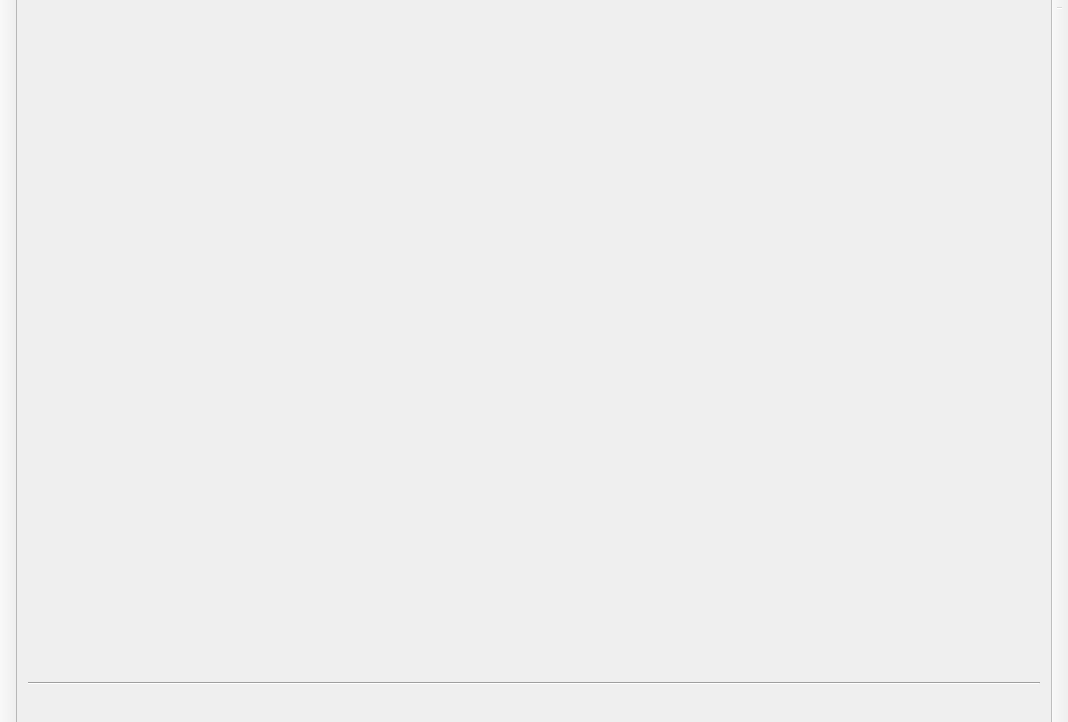
<?xml version="1.0" encoding="UTF-8"?>
<ui version="4.0">
 <class>tlinsUIMainWindow</class>
 <widget class="QMainWindow" name="tlinsUIMainWindow">
  <property name="geometry">
   <rect>
    <x>0</x>
    <y>0</y>
    <width>1068</width>
    <height>722</height>
   </rect>
  </property>
  <property name="sizePolicy">
   <sizepolicy hsizetype="Preferred" vsizetype="Expanding">
    <horstretch>0</horstretch>
    <verstretch>0</verstretch>
   </sizepolicy>
  </property>
  <property name="windowTitle">
   <string>tlinsUIMainWindow</string>
  </property>
  <property name="unifiedTitleAndToolBarOnMac">
   <bool>false</bool>
  </property>
  <widget class="QWidget" name="centralWidget">
   <property name="sizePolicy">
    <sizepolicy hsizetype="Preferred" vsizetype="Ignored">
     <horstretch>0</horstretch>
     <verstretch>0</verstretch>
    </sizepolicy>
   </property>
   <property name="minimumSize">
    <size>
     <width>0</width>
     <height>0</height>
    </size>
   </property>
   <property name="maximumSize">
    <size>
     <width>16777215</width>
     <height>16777215</height>
    </size>
   </property>
   <layout class="QVBoxLayout" name="verticalLayout">
    <item>
     <widget class="QStackedWidget" name="stackedWidget">
      <property name="sizePolicy">
       <sizepolicy hsizetype="Expanding" vsizetype="Ignored">
        <horstretch>0</horstretch>
        <verstretch>0</verstretch>
       </sizepolicy>
      </property>
      <property name="maximumSize">
       <size>
        <width>16777215</width>
        <height>16777215</height>
       </size>
      </property>
      <property name="frameShadow">
       <enum>QFrame::Plain</enum>
      </property>
      <property name="currentIndex">
       <number>0</number>
      </property>
      <widget class="QWidget" name="page_3">
       <property name="sizePolicy">
        <sizepolicy hsizetype="Preferred" vsizetype="Ignored">
         <horstretch>0</horstretch>
         <verstretch>0</verstretch>
        </sizepolicy>
       </property>
       <property name="maximumSize">
        <size>
         <width>16777215</width>
         <height>16777215</height>
        </size>
       </property>
       <layout class="QGridLayout" name="gridLayout"/>
      </widget>
     </widget>
    </item>
    <item>
     <widget class="Line" name="line">
      <property name="orientation">
       <enum>Qt::Horizontal</enum>
      </property>
     </widget>
    </item>
    <item>
     <layout class="QHBoxLayout" name="horizontalLayout_5">
      <item>
       <spacer name="horizontalSpacer_2">
        <property name="orientation">
         <enum>Qt::Horizontal</enum>
        </property>
        <property name="sizeHint" stdset="0">
         <size>
          <width>40</width>
          <height>20</height>
         </size>
        </property>
       </spacer>
      </item>
      <item>
       <widget class="tlinsStatusIcons" name="statusWidget" native="true"/>
      </item>
      <item>
       <spacer name="horizontalSpacer">
        <property name="orientation">
         <enum>Qt::Horizontal</enum>
        </property>
        <property name="sizeHint" stdset="0">
         <size>
          <width>40</width>
          <height>20</height>
         </size>
        </property>
       </spacer>
      </item>
     </layout>
    </item>
   </layout>
  </widget>
  <widget class="QMenuBar" name="menuBar">
   <property name="geometry">
    <rect>
     <x>0</x>
     <y>0</y>
     <width>1068</width>
     <height>25</height>
    </rect>
   </property>
  </widget>
  <widget class="QToolBar" name="toolBar">
   <property name="sizePolicy">
    <sizepolicy hsizetype="Fixed" vsizetype="Preferred">
     <horstretch>0</horstretch>
     <verstretch>0</verstretch>
    </sizepolicy>
   </property>
   <property name="minimumSize">
    <size>
     <width>0</width>
     <height>0</height>
    </size>
   </property>
   <property name="windowTitle">
    <string>toolBar</string>
   </property>
   <property name="styleSheet">
    <string notr="true"/>
   </property>
   <property name="movable">
    <bool>false</bool>
   </property>
   <property name="allowedAreas">
    <set>Qt::NoToolBarArea</set>
   </property>
   <property name="orientation">
    <enum>Qt::Vertical</enum>
   </property>
   <property name="iconSize">
    <size>
     <width>32</width>
     <height>32</height>
    </size>
   </property>
   <property name="toolButtonStyle">
    <enum>Qt::ToolButtonTextUnderIcon</enum>
   </property>
   <property name="floatable">
    <bool>false</bool>
   </property>
   <attribute name="toolBarArea">
    <enum>LeftToolBarArea</enum>
   </attribute>
   <attribute name="toolBarBreak">
    <bool>false</bool>
   </attribute>
  </widget>
  <widget class="QToolBar" name="toolBar_2">
   <property name="sizePolicy">
    <sizepolicy hsizetype="Fixed" vsizetype="Preferred">
     <horstretch>0</horstretch>
     <verstretch>0</verstretch>
    </sizepolicy>
   </property>
   <property name="minimumSize">
    <size>
     <width>0</width>
     <height>0</height>
    </size>
   </property>
   <property name="windowTitle">
    <string>toolBar_2</string>
   </property>
   <property name="movable">
    <bool>false</bool>
   </property>
   <property name="allowedAreas">
    <set>Qt::NoToolBarArea</set>
   </property>
   <property name="orientation">
    <enum>Qt::Vertical</enum>
   </property>
   <property name="iconSize">
    <size>
     <width>32</width>
     <height>32</height>
    </size>
   </property>
   <property name="toolButtonStyle">
    <enum>Qt::ToolButtonTextUnderIcon</enum>
   </property>
   <property name="floatable">
    <bool>false</bool>
   </property>
   <attribute name="toolBarArea">
    <enum>RightToolBarArea</enum>
   </attribute>
   <attribute name="toolBarBreak">
    <bool>false</bool>
   </attribute>
   <addaction name="separator"/>
  </widget>
  <action name="actionHelp">
   <property name="text">
    <string>Help</string>
   </property>
  </action>
  <action name="actionAbout">
   <property name="text">
    <string>About</string>
   </property>
  </action>
  <action name="actionProperties">
   <property name="text">
    <string>Properties</string>
   </property>
  </action>
  <action name="actionManageDatabase">
   <property name="icon">
    <iconset resource="resource.qrc">
     <normaloff>:/icons/database.svg</normaloff>:/icons/database.svg</iconset>
   </property>
   <property name="text">
    <string>Database</string>
   </property>
  </action>
  <action name="actionPilot">
   <property name="icon">
    <iconset resource="resource.qrc">
     <normaloff>:/icons/remote-control.svg</normaloff>:/icons/remote-control.svg</iconset>
   </property>
   <property name="text">
    <string>        Pilot       </string>
   </property>
  </action>
  <action name="actionConfiguration">
   <property name="icon">
    <iconset resource="resource.qrc">
     <normaloff>:/icons/settings.svg</normaloff>:/icons/settings.svg</iconset>
   </property>
   <property name="text">
    <string>Configuration</string>
   </property>
  </action>
  <action name="actionCalibration">
   <property name="icon">
    <iconset resource="resource.qrc">
     <normaloff>:/icons/calibration-mark.svg</normaloff>:/icons/calibration-mark.svg</iconset>
   </property>
   <property name="text">
    <string>Calibration</string>
   </property>
  </action>
  <action name="actionPilot_3">
   <property name="text">
    <string>Pilot</string>
   </property>
  </action>
  <action name="actionConnect_3">
   <property name="text">
    <string>Connect</string>
   </property>
  </action>
  <action name="actionExit_2">
   <property name="icon">
    <iconset resource="resource.qrc">
     <normaloff>:/icons/exit.svg</normaloff>:/icons/exit.svg</iconset>
   </property>
   <property name="text">
    <string>Exit</string>
   </property>
  </action>
  <action name="actionIERS">
   <property name="text">
    <string>IERS</string>
   </property>
  </action>
  <action name="actionObservationPlace">
   <property name="text">
    <string>Observation place</string>
   </property>
  </action>
  <action name="actionEnvironment">
   <property name="text">
    <string>Environment</string>
   </property>
  </action>
  <action name="actionDateTime">
   <property name="text">
    <string>Date time</string>
   </property>
  </action>
  <action name="actionShortcuts">
   <property name="text">
    <string>Pilot shortcuts</string>
   </property>
  </action>
 </widget>
 <layoutdefault spacing="6" margin="11"/>
 <customwidgets>
  <customwidget>
   <class>tlinsStatusIcons</class>
   <extends>QWidget</extends>
   <header>tlinsstatusicons.h</header>
   <container>1</container>
  </customwidget>
 </customwidgets>
 <resources>
  <include location="resource.qrc"/>
 </resources>
 <connections/>
</ui>
